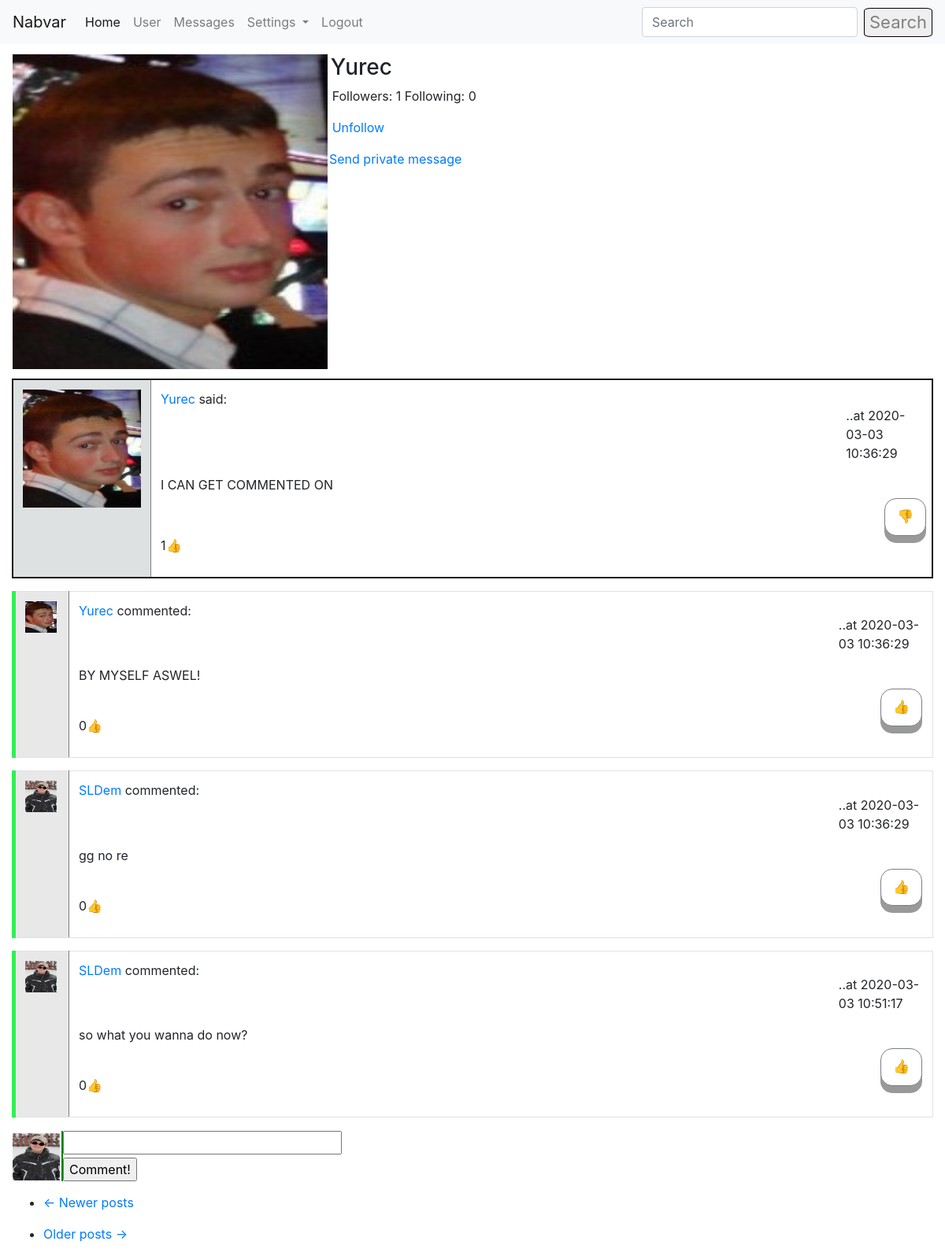
/user/Yurec (signed in), run on an earlier commit of the app's database.
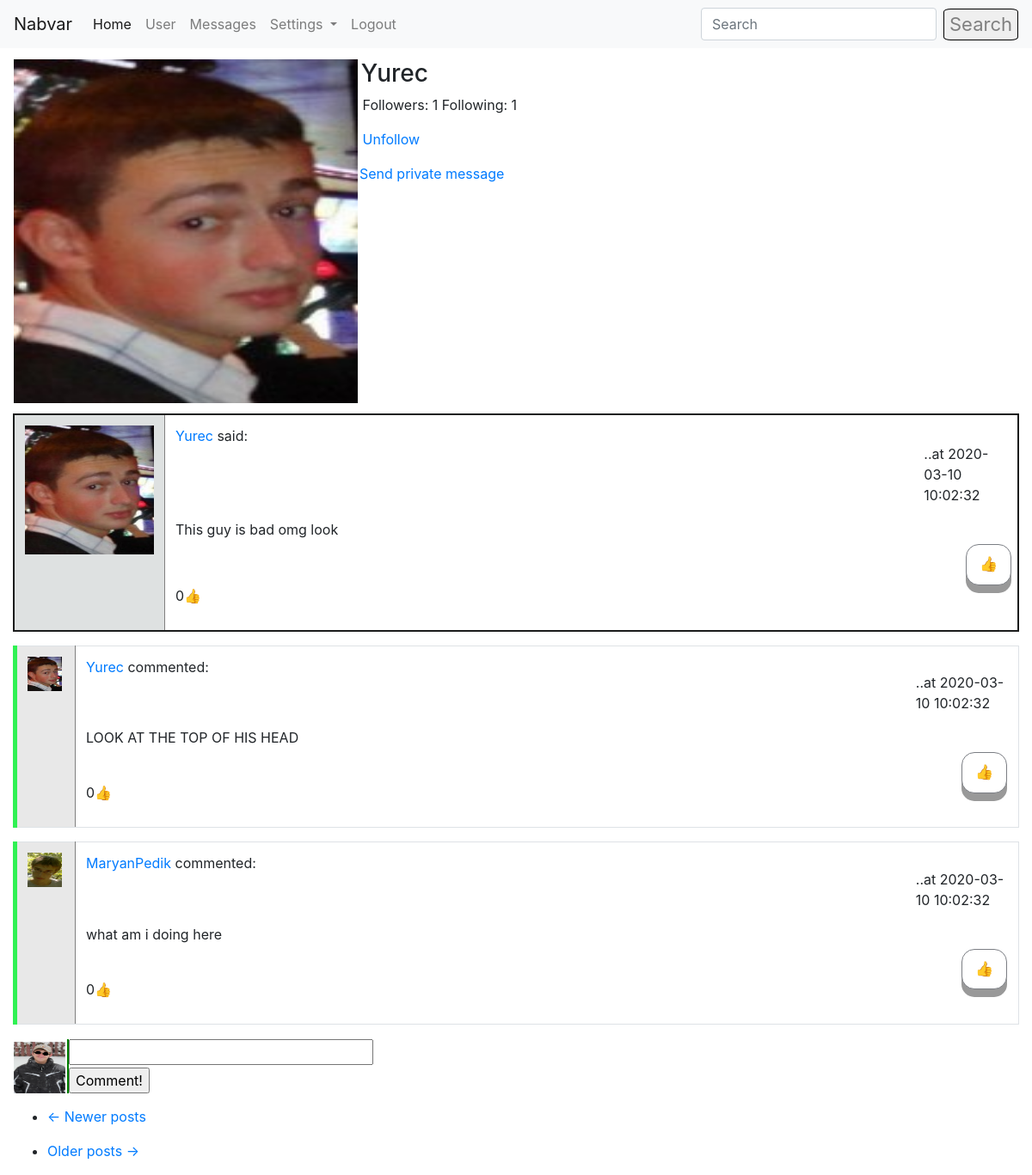
And on a later commit of the database.
### app/models.py (models this page shows, shortened)
class User(UserMixin, db.Model):
    id = db.Column(db.Integer, primary_key=True)
    username = db.Column(db.String(64), index=True, unique=True)
    email = db.Column(db.String(124), index=True, unique=True)
    password_hash = db.Column(db.String(128))
    about_me = db.Column(db.String(1024))
    last_seen = db.Column(db.DateTime, default=datetime.utcnow())
    avatar_set = db.Column(db.Boolean, default=False)
    posts = db.relationship("Post", backref='author', lazy='dynamic')
    comments = db.relationship("Comment", backref='commenter', lazy='dynamic')
    followed = db.relationship(
        'User', secondary=followers,
        primaryjoin=(followers.c.follower_id == id),
        secondaryjoin=(followers.c.followed_id == id),
        backref=db.backref('followers', lazy='dynamic'), lazy='dynamic')
    liked = db.relationship(
        'PostLike',
        foreign_keys='PostLike.user_id',
        backref='user', lazy='dynamic')
    comment_liked = db.relationship(
        'CommentLike',
        foreign_keys='CommentLike.user_id',
        backref='user', lazy='dynamic')
    messages_sent = db.relationship(
        'Message',
        foreign_keys='Message.sender_id',
        backref='author', lazy='dynamic')
    messages_received = db.relationship(
        'Message',
        foreign_keys='Message.recipient_id',
        backref='recipient', lazy='dynamic')
    def is_following(self, user):
        return self.followed.filter(
            followers.c.followed_id == user.id).count() > 0
    def liked_post(self, post):
        return PostLike.query.filter(PostLike.user_id == self.id,
                                     PostLike.post_id == post.id).count() > 0
    def liked_comment(self, comment):
        return CommentLike.query.filter(CommentLike.user_id == self.id,
                                        CommentLike.comment_id == comment.id).count() > 0

class Post(db.Model):
    id = db.Column(db.Integer, primary_key=True)
    body = db.Column(db.String(140))
    timestamp = db.Column(db.DateTime, index=True, default=datetime.utcnow())
    user_id = db.Column(db.Integer, db.ForeignKey('user.id'))
    likes = db.relationship('PostLike', backref='post', lazy='dynamic')
    comments = db.relationship('Comment', backref='comment', lazy='dynamic')

class Comment(db.Model):
    id = db.Column(db.Integer, primary_key=True)
    body = db.Column(db.String(1028))
    timestamp = db.Column(db.DateTime(), default=datetime.utcnow(), index=True)
    post_id = db.Column(db.Integer, db.ForeignKey('post.id'))
    user_id = db.Column(db.Integer, db.ForeignKey('user.id'))
    comment_likes = db.relationship('CommentLike', backref='comment', lazy='dynamic')

### app/routes.py (the view)
@login_required
@app.route('/user/<username>')
def user(username):
    if current_user.is_authenticated:
        user = User.query.filter_by(username=username).first_or_404()
        page = request.args.get('page', 1, type=int)
        comments = Comment.query.all()
        posts = user.posts.order_by(Post.timestamp.desc()).paginate(
            page, 5, False)
        next_url = url_for('user', username=user.username, page=posts.next_num) if posts.has_next else None
        prev_url = url_for('user', username=user.username, page=posts.prev_num) if posts.has_prev else None
        return render_template('user.html', title='User Page', user=user, username=current_user.username,
                               posts=posts.items, comments=comments, next_url=next_url, prev_url=prev_url)
    return redirect(url_for('login'))

### app/models.py (called while the page is built)
@login.user_loader
def load_user(id):
    return User.query.get(int(id))

### app/routes.py (called while the page is built)
@app.before_request
def before_request():
    if current_user.is_authenticated:
        current_user.last_seen = datetime.utcnow()
        db.session.commit()

### app/templates/user.html (shortened to what this page needs)
{% extends "base.html" %}
{% block app_content %}
    <table style="margin-top: 1%; ">
        <tr valign="top" style="width: 100%;">
            <td>
                {% if user.avatar_set %}
                    <img height="400px" width="400px" src="/static/{{user.username}}.jpg">
                {% else %}
                    <img style="border-style: solid; border-radius: 10%; border-color: black; border-width: 1px; background-color: white;" src="{{ avatars.robohash(user.username, size='400') }}" />
                {% endif %}
            </td>
            <td>
                <h3 style="margin-left: 1%;">{{ user.username }}</h3>
                <p style="margin-left: 2%; width: 220%;">Followers: {{ user.followers.count() }} Following: {{ user.followed.count() }}</p>
                {% if user == current_user %}
                    <p style="margin-left: 2%;"></p>
                {% elif not current_user.is_following(user) %}
                    <p style="margin-left: 2%;"><a href="{{ url_for('follow', username=user.username) }}">Follow</a></p>
                {% else %}
                    <p style="margin-left: 2%;"><a href="{{ url_for('unfollow', username=user.username) }}">Unfollow</a></p>
                {% endif %}
                {% if user != current_user %}
                <p>
                    <a href="{{ url_for('send_message',
                                        recipient=user.username) }}">
                        {{ 'Send private message' }}
                    </a>
                </p>
                {% endif %}
            </td>
        </tr>
    </table>
<div style="margin-top: 1%;">
    {% for post in posts %}
        {% include "_post.html" %}
    {% endfor %}
    <nav aria-label="...">
        <ul class="pager">
            <li class="previous{% if not prev_url %} disabled{% endif %}">
                <a href="{{ prev_url or '#' }}">
                    <span aria-hidden="true">&larr;</span> Newer posts
                </a>
            </li>
        </ul>
        <ul>
            <li class="next{% if not next_url %} disabled{% endif %}">
                <a href="{{ next_url or '#' }}">
                    Older posts <span aria-hidden="true">&rarr;</span>
                </a>
            </li>
        </ul>
    </nav>
</div>
{% endblock %}

### app/templates/base.html (shortened to what this page needs)
<!doctype html>
<html>
    <head>
        <link rel="stylesheet" href="https://stackpath.bootstrapcdn.com/bootstrap/4.4.1/css/bootstrap.min.css">
    </head>
    <body>
        <nav class="navbar navbar-expand-lg navbar-light bg-light">
          <a class="navbar-brand" href="#">Nabvar</a>
          <div class="collapse navbar-collapse" id="navbarSupportedContent">
            <ul class="navbar-nav mr-auto">
              <li class="nav-item active">
                <a class="nav-link" href="/home">Home <span class="sr-only">(current)</span></a>
              </li>
              <li class="nav-item">
                <a class="nav-link" href="{{url_for('user', username=current_user.username) }}">User</a>
              </li>
              <li class="nav-item">
                <a class="nav-link" href="{{url_for('messages') }}">Messages</a>
              </li>
              <li class="nav-item dropdown">
                <a class="nav-link dropdown-toggle" href="#" id="navbarDropdown" role="button" data-toggle="dropdown" aria-haspopup="true" aria-expanded="false">
                  Settings
                </a>
              </li>
              {% if current_user.is_anonymous %}
              <li class="nav-item">
                <a class="nav-link" href="/login">Login</a>
              </li>
              {% else %}
              <li class="nav-item">
                <a class="nav-link" href="/logout">Logout</a>
              </li>
              {% endif %}
            </ul>
            <form class="form-inline my-2 my-lg-0">
              <input class="form-control mr-sm-2" type="search" placeholder="Search" aria-label="Search">
              <button class="search_button" type="submit">Search</button>
            </form>
          </div>
        </nav>
    </body>
</html>
{% block content %}
    <div class="container-fluid">
        {% block app_content %}{% endblock %}
    </div>
{% endblock %}

### app/templates/_post.html (shortened to what this page needs)
<table class="table table-bordered">
    <tr style="border: solid; border-color: #1B1C1C; border-width: 2px;">
        <td width="70x" style="background-color: #DEE1E1; border-right: 1px solid grey;">
            <a href="{{ url_for('user', username=post.author.username) }}">
                {% if post.author.avatar_set %}
                    <img height="150px" width="150px" src="{{ url_for('static', filename=post.author.username + '.jpg') }}">
                {% else %}
                    <img style="border-style: solid; border-radius: 10%; border-color: black; border-width: 1px; background-color: white;" src="{{ avatars.robohash(post.author.username, size='150') }}" />
                {% endif %}
            </a>
        </td>
        <td>
            <p><a href="{{ url_for('user', username=post.author.username) }}">
                {{ post.author.username }}
            </a>said: </p> <p style="margin-left: 90%; margin-top: -2%;">..at {{post.timestamp.replace(microsecond=0)}}</p>
            <p style="width: 60%;" id="post{{ post.id }}">{{ post.body }}</p>
            {% if current_user.liked_post(post) %}
                <a href="{{ url_for('like_action', post_id=post.id, action='dislike') }}"><div class="button" style="margin-left: 95%; margin-top: -2%;">&#128078</div></a>
            {% else %}
                <a href="{{ url_for('like_action', post_id=post.id, action='like') }}"><div class="button" style="margin-left: 95%; margin-top: -2%;">&#128077</div></a>
            {% endif %}
            <p style="width: 11%;">{{ post.likes.count() }}&#128077</p>
        </td>
    </tr>
    {% for comment in comments %}
        {% if comment in post.comments %}
            {% include "_comment.html" %}
        {% endif %}
    {% endfor %}
</table>
<table>
    <tr>
        <td>
            {% if current_user.avatar_set %}
                <img style="margin-bottom: 20%;" height="60px" width="60px" src="{{ url_for('static', filename=current_user.username + '.jpg') }}">
            {% else %}
                <img style="border-style: solid; border-radius: 10%; border-color: black; border-width: 1px; background-color: white;" src="{{ avatars.robohash(current_user.username, size='30') }}" />
            {% endif %}
        </td>
        <td style="margin-right: 2%;">
            <form action="{{ url_for('comment', post_id=post.id) }}" method="post" style="margin-bottom: 4%; border-left: 2px solid green;">
            <input style="width: 100%; margin-bottom: 1%;" type=text name=comment>
            <input type=submit value=Comment!>
            </form>
        </td>
    </tr>
</table>

### app/templates/_comment.html
<table class="table table-bordered" style="border-left: 5px solid; border-color: #30F153">
    <tr>
        <td width="70x" style="background-color: #E8E8E8; border-right: 1px solid grey;">
            <a href="{{ url_for('user', username=comment.commenter.username) }}">
                {% if comment.commenter.avatar_set %}
                    <img height="40px" width="40px" src="{{ url_for('static', filename=comment.commenter.username + '.jpg') }}">
                {% else %}
                    <img style="border-style: solid; border-radius: 10%; border-color: black; border-width: 1px; background-color: white;" src="{{ avatars.robohash(comment.commenter.username, size='40') }}" />
                {% endif %}
            </a>
        </td>
        <td>
            <p><a href="{{ url_for('user', username=comment.commenter.username) }}">
                {{ comment.commenter.username }}
            </a>commented: </p> <p style="margin-left: 90%; margin-top: -2%;">..at {{comment.timestamp.replace(microsecond=0)}}</p>
            <p style="width: 60%;">{{ comment.body }}</p>
            {% if current_user.liked_comment(comment) %}
                <a href="{{ url_for('comment_like_action', comment_id=comment.id, action='dislike') }}"><div class="button" style="margin-left: 95%; margin-top: -2%; margin-bottom: -10%;">&#128078</div></a>
            {% else %}
                <a href="{{ url_for('comment_like_action', comment_id=comment.id, action='like') }}"><div class="button" style="margin-left: 95%; margin-top: -2%; margin-bottom: -10%;">&#128077</div></a>
            {% endif %}
            <p style="width: 11%;">{{ comment.comment_likes.count() }}&#128077</p>
        </td>
    </tr>
</table>

### app/templates/base.html (style rules this page uses)
.search_button { border-style: solid; border-width: 0.7px; border-radius: 10%; color: grey !important; font-size: 22px; }
.button { outline: none !important; display: inline-block; padding: 10px 15px; font-size: 17px; cursor: pointer; text-align: center; text-decoration: none; outline: none; color: black !important; background-color: white; border: solid; border-color: #7B7E84; border-width: 1px; border-radius: 15px; box-shadow: 0 9px #999; }

What changed in the data, as far as the page shows it:
removed Comment: username (picture), commenter.username "SLDem", timestamp.replace "2020-03-03 10:36:29", body "gg no re", comment_likes.count "0"
changed Post "Yurec": loses Comment (username (picture), commenter.username "SLDem", timestamp.replace "2020-03-03 10:51:17", body "so what you wanna do now?", comment_likes.count "0"); timestamp.replace "2020-03-03 10:36:29" → "2020-03-10 10:02:32"; body "I CAN GET COMMENTED ON" → "This guy is bad omg look"; likes.count "1" → "0"; text "👎" → "👍"
changed Comment "Yurec": timestamp.replace "2020-03-03 10:36:29" → "2020-03-10 10:02:32"; body "BY MYSELF ASWEL!" → "LOOK AT THE TOP OF HIS HEAD"
added Comment: username (picture), commenter.username "MaryanPedik", timestamp.replace "2020-03-10 10:02:32", body "what am i doing here", comment_likes.count "0"
Also different on the page:
{{ user.followed.count() }}: "0" → "1"
